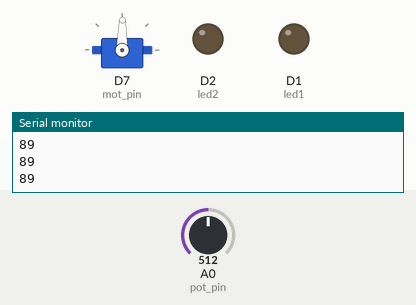
Simulated run of this sketch. Board: ESP8266 (NodeMCU). On the bench: servo, output pins drawn as LEDs (lit = HIGH), the last lines printed to the serial monitor. The inputs (shaded band) are chosen by the test bench; at power-on: A0 (pot_pin) = 512.

Above: at 1.2 s.
1.3 s: A0 (pot_pin) set to 716
At 2.2 s:
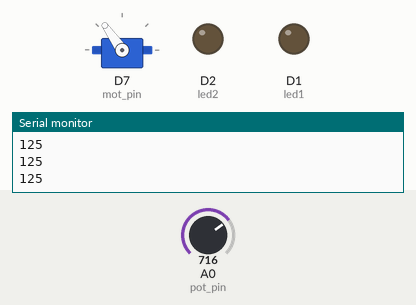
2.8 s: A0 (pot_pin) set to 900
At 3.4 s:
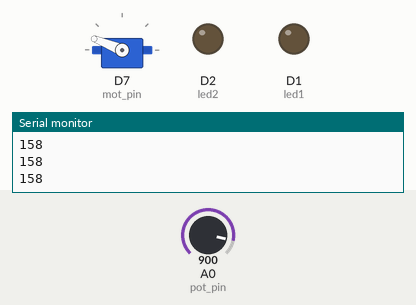
4.3 s: A0 (pot_pin) set to 1023
At 4.6 s:
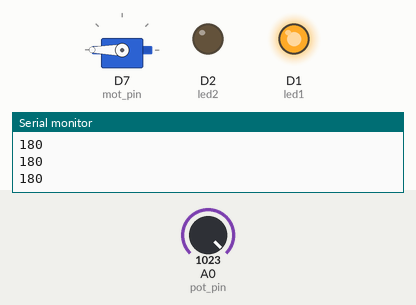
5.8 s: A0 (pot_pin) set to 306
At 7.0 s:
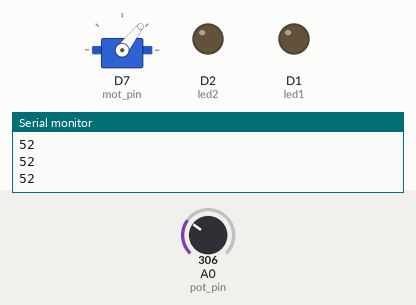
7.3 s: A0 (pot_pin) set to 170
At 8.2 s:
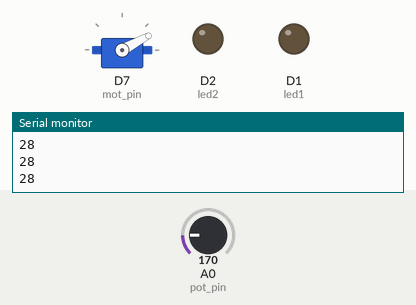
8.8 s: A0 (pot_pin) set to 511
At 9.4 s:
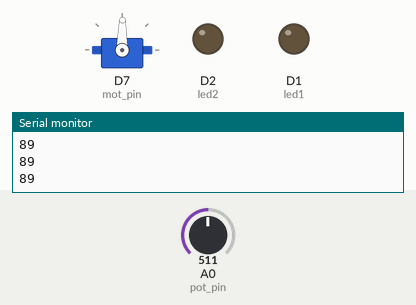
Timing chart, 0 to 11.3 s (numbered marks = the images above; inputs shaded):
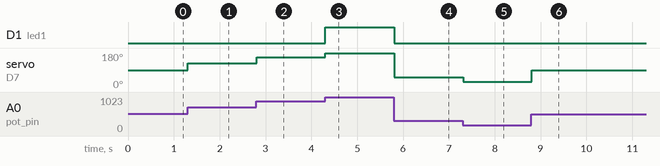

Measured:
- after the input at 1.3 s, servo on D7 (mot_pin): 89° → 125° at once
- after the input at 2.8 s, servo on D7 (mot_pin): 125° → 158° at once
- after the input at 4.3 s, D1 (led1): LOW → HIGH at once; servo on D7 (mot_pin): 158° → 180° at once
- after the input at 5.8 s, D1 (led1): HIGH → LOW at once; servo on D7 (mot_pin): 180° → 52° at once
- after the input at 7.3 s, servo on D7 (mot_pin): 52° → 28° at once
- after the input at 8.8 s, servo on D7 (mot_pin): 28° → 89° at once

The sketch:

servo_motor2.ino
```cpp
#include "Servo.h"
int mot_pin = D7;
int pot_pin = A0;

int led1 = D1;
int led2 = D2;


Servo servo;
int value;
void setup() {
  Serial.begin(115200);
  pinMode(led1, OUTPUT);
  pinMode(led2, OUTPUT);
  servo.attach(mot_pin);
}
void loop() {
  Serial.println(value);
  value = analogRead(pot_pin);
  value = map(value, 15, 1023, 0, 180);
  servo.write(value);
  if(value == 180) digitalWrite(led1,HIGH);
  if(value == 0) digitalWrite(led2,HIGH);
  if(value >0 && value < 180) {
    digitalWrite(led1,LOW);
    digitalWrite(led2,LOW);
  }

  delay(15);
}
```
